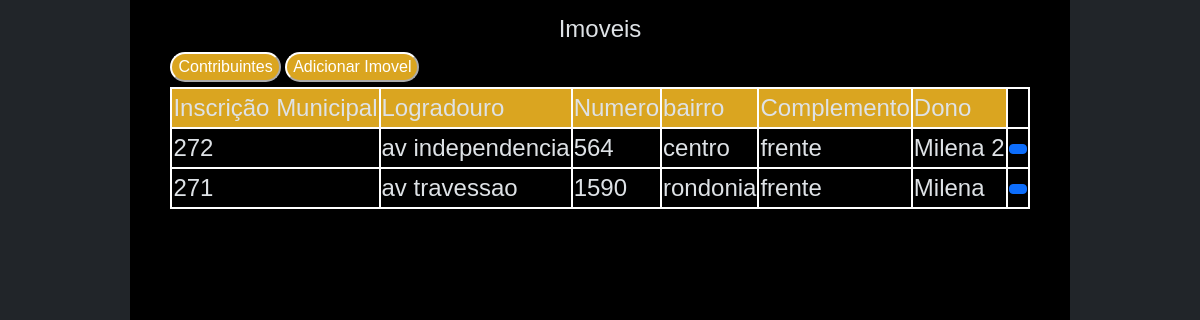
The page / on the database its author committed.
### tables this page shows
CREATE TABLE `imovel` (
  `InsMun` int(20) NOT NULL,
  `rua` varchar(140) NOT NULL,
  `numero` int(4) NOT NULL,
  `bairro` varchar(140) NOT NULL,
  `comp` varchar(140) DEFAULT NULL,
  `dono` varchar(140) NOT NULL
);

### index.php (called while the page is built)
<?php
include_once './head.php';
include_once './cabecalho_form.php';
include_once './main_home.php';

### main_home.php (the view, shortened to what this page needs)
<?php
include_once"head.php";
include_once"cabecalho_form.php";
$conex = mysqli_connect("localhost","root","","contribuintes");
$sql="SELECT * FROM imovel ORDER BY InsMun DESC";
$result = $conex->query($sql);
?>
<main id="main_form">
    <section class="form-container">
        <div class="container" id="form_body">
        <h1>Imoveis</h1>
           <a href="user_main.php"> <button type="submit" id="btn">Contribuintes</button></a>
           <a href="Form_imovel.php"> <button type="submit" id="btn">Adicionar Imovel </button></a>
            <table border="1">
            <tr id="frst">
                <td>Inscrição Municipal</td>
                <td>Logradouro </td>
                <td>Numero </td>
                <td>bairro</td>
                <td>Complemento</td>
                <td>Dono</td>
            </tr>
           <tbody>
           <?php
            while($data = mysqli_fetch_assoc($result)) {
                    echo "<tr> ";
                    echo "<td>".$data['InsMun']."</td>";
                     echo "<td>".$data['rua']."</td>";
                      echo "<td>".$data['numero']."</td>";
                       echo "<td>".$data['bairro']."</td>";
                        echo "<td>".$data['comp']."</td>";
                         echo "<td>".$data['dono']."</td>";
                         echo "<td>
                         <a class='btn btn-sm btn-primary'  href='delete_imovel.php?id=$data[InsMun]'>
                         </td>";
                         echo "</tr>";
            }
           ?>
           </tbody>
            </table>
        </div>
    </section>
</main>
</body>

### head.php (shortened to what this page needs)
<!DOCTYPE html>
<html data-bs-theme="dark">
    <head>
        <link href="https://cdn.jsdelivr.net/npm/bootstrap@5.3.3/dist/css/bootstrap.min.css" rel="stylesheet">
    </head>

### cabecalho_form.php (shortened to what this page needs)
<body id="body_form">

### css_proj_SL.php (style rules this page uses)
* { margin:0; paddin:0; box-sizing: border-box; font-family: Verdana, Geneva, Tahoma, sans-serif; }
#body_form { width: 100%; height: 100%; background-image: url(https://www.cidadeecultura.com/wp-content/webp-express/webp-images/doc-root/wp-content/uploads/2022/06/Digue-Cardoso-monumentoFINAL-14.jpg.webp); background-position: center; background-repeat: no-repeat; background-size: cover; }
#main_form { display: flex; align-items: center; justify-content: center; height: 120% ; }
section { display:flex; align-items: center; justify-content: center; height: 80vh; }
.container { width: 80%; }
#form_body { margin-top: 110px; background-color: black; max-width: 150%; height: 800px; padding: 40px; border-radius: 20px; }
#form_body h1 { font-size: x-large; text-align: center; }
#frst { background-color: goldenrod; border:2px solid white; }
table td { margin-right: 40px; border: 2px solid white; font-size: x-large; }
#btn { background-color: goldenrod; border-radius: 20px; margin-bottom: 5px; }

### rows shown on the page
imovel: InsMun "272", rua "av independencia", numero "564", bairro "centro", comp "frente", dono "Milena 2"
imovel: InsMun "271", rua "av travessao", numero "1590", bairro "rondonia", comp "frente", dono "Milena"
